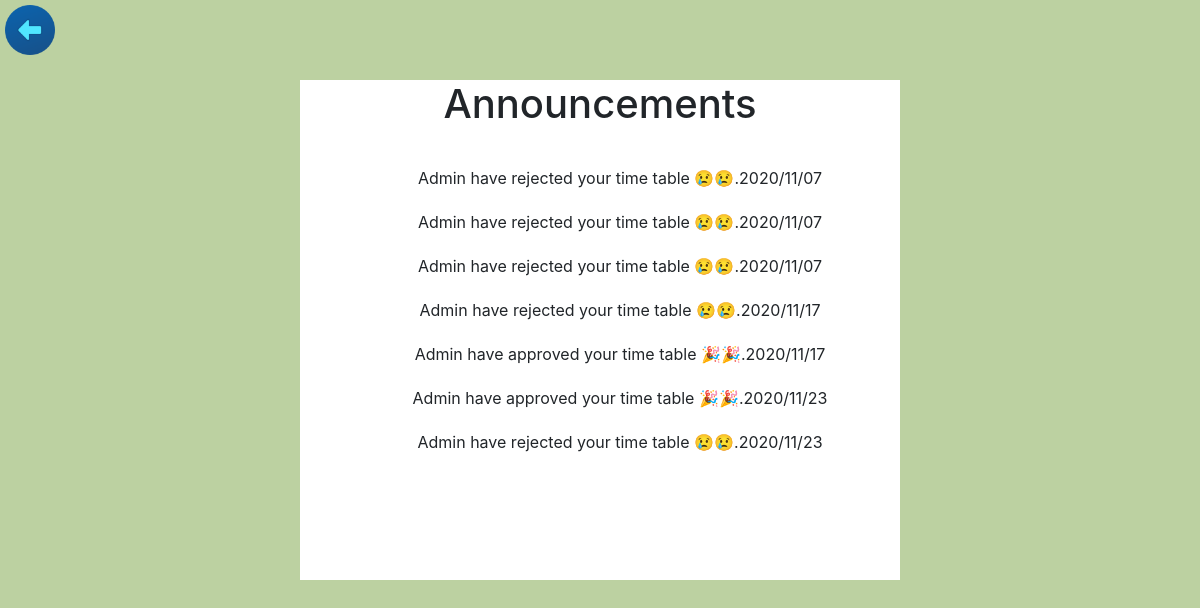
The page /Announcements.php (signed in) on the database its author committed.
### tables this page shows
CREATE TABLE `announcements` (
  `message` text NOT NULL,
  `date` text NOT NULL
);

### Announcements.php (the view, shortened to what this page needs)
<?php
include("connection.php");
if(isset($_SESSION['id']))
{
	?>
<!DOCTYPE html>
<html lang="en">
	<head>
		<link rel="stylesheet" href="css/bootstrap.min.css">
		<link rel="stylesheet" href="https://stackpath.bootstrapcdn.com/font-awesome/4.7.0/css/font-awesome.min.css">
	</head>
	<body style="background-color: #BCD1A1; overflow-x:hidden" >
<a href="/sis/teacher_dashboard.php"><img src="images/back_to_dashboard.png" alt="back to dashboard icon" width="5%"></a>
<center>
	<div id="ans">
        <h1>Announcements</h1>
        <div id="secotion">
    <ul>
<?php
    $ans=mysqli_query($connection,"select*from announcements");
    while($singe=mysqli_fetch_array($ans)){
        echo"<li>$singe[0].$singe[1]</li>";
    }
?>
    </ul>
        </div>
    </div>
</center>
	</body>
</html>
<?php
}
else
{
	header("Location: login.php");
}
 ?>

### Announcements.php (style rules this page uses)
html,body { height: 100%; }
#ans { background-color: white; width: 50%; height: 500px; top: 20px; position: relative; }
ul { list-style: none; position: relative; top: 20px; }
li { padding: 10px; }

### rows shown on the page
announcements: message "Admin have rejected your time table 😢😢", date "2020/11/07"
announcements: message "Admin have rejected your time table 😢😢", date "2020/11/07"
announcements: message "Admin have rejected your time table 😢😢", date "2020/11/07"
announcements: message "Admin have rejected your time table 😢😢", date "2020/11/17"
announcements: message "Admin have approved your time table 🎉🎉", date "2020/11/17"
announcements: message "Admin have approved your time table 🎉🎉", date "2020/11/23"
announcements: message "Admin have rejected your time table 😢😢", date "2020/11/23"
